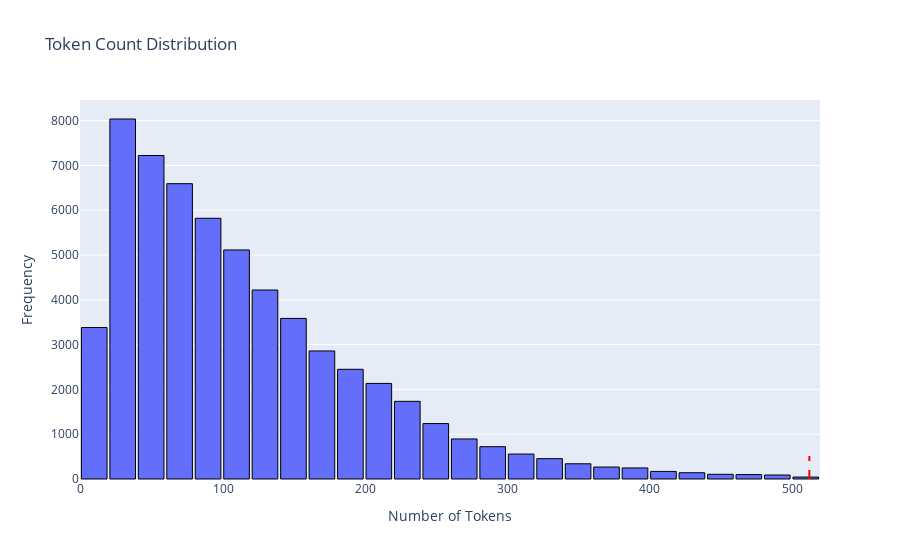

The notebook cell saved with this chart:
### Code cell
plot_tokens_dist(chunked_large_paragraphs, berta_tokenizer)

### Figure 1 — Plotly figure (JSON) as saved in the notebook; plotly's stock layout.template omitted (floating-point values rounded to 4 significant figures; data arrays with more than 128 entries replaced by an {"elided": "..."} marker saying what was removed)
{"data": [{"marker": {"line": {"color": "black", "width": 1}}, "nbinsx": 50, "type": "histogram", "x": {"elided": "58512 int values"}}], "layout": {"bargap": 0.1, "shapes": [{"line": {"color": "red", "dash": "dash", "width": 2}, "type": "line", "x0": 512, "x1": 512, "y0": 0, "y1": 512}], "title": {"text": "Token Count Distribution"}, "xaxis": {"title": {"text": "Number of Tokens"}}, "yaxis": {"title": {"text": "Frequency"}}}}
